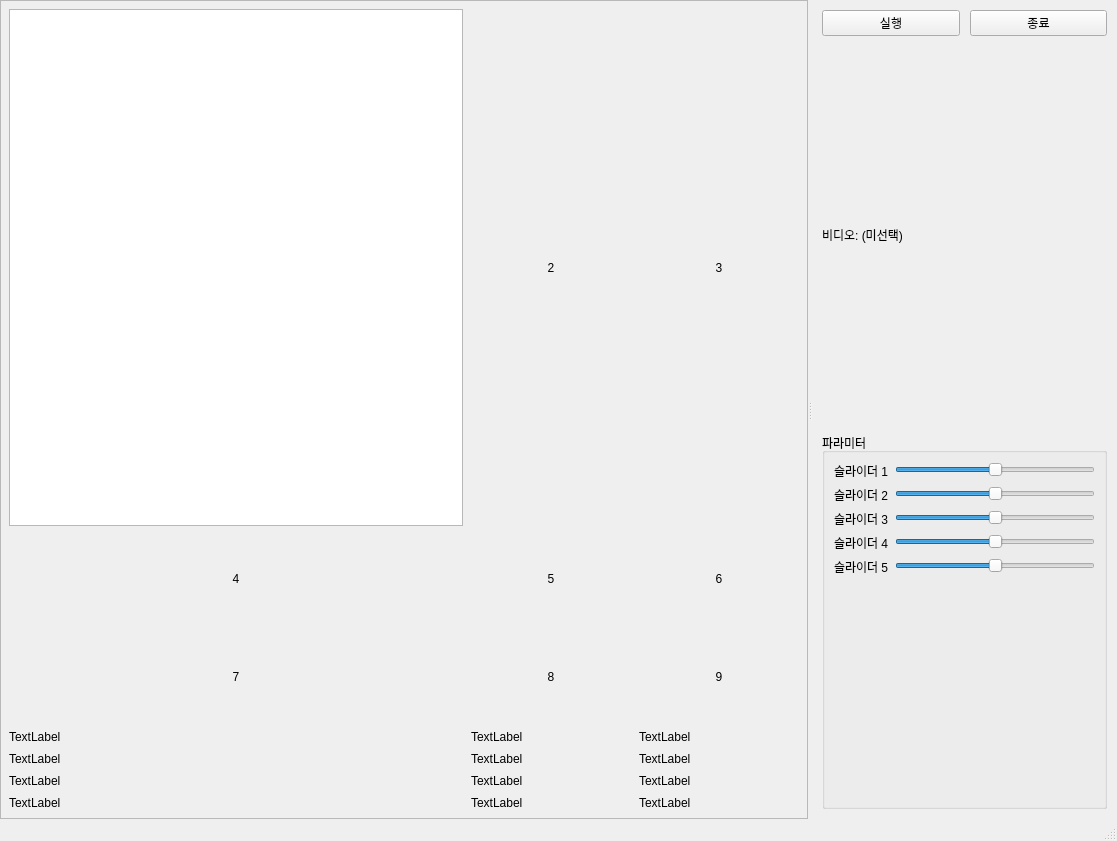
<?xml version="1.0" encoding="UTF-8"?>
<ui version="4.0">
 <class>MainWindow</class>
 <widget class="QMainWindow" name="MainWindow">
  <property name="geometry">
   <rect>
    <x>0</x>
    <y>0</y>
    <width>1117</width>
    <height>841</height>
   </rect>
  </property>
  <property name="windowTitle">
   <string>영상 실험 GUI (PyQt6)</string>
  </property>
  <widget class="QWidget" name="centralwidget">
   <layout class="QHBoxLayout" name="horizontalLayout_root" stretch="0">
    <property name="leftMargin">
     <number>0</number>
    </property>
    <property name="topMargin">
     <number>0</number>
    </property>
    <property name="rightMargin">
     <number>0</number>
    </property>
    <property name="bottomMargin">
     <number>0</number>
    </property>
    <item>
     <widget class="QSplitter" name="splitter">
      <property name="orientation">
       <enum>Qt::Horizontal</enum>
      </property>
      <property name="opaqueResize">
       <bool>true</bool>
      </property>
      <widget class="QScrollArea" name="scrollArea">
       <property name="widgetResizable">
        <bool>true</bool>
       </property>
       <widget class="QWidget" name="gridContainer">
        <property name="geometry">
         <rect>
          <x>0</x>
          <y>0</y>
          <width>700</width>
          <height>814</height>
         </rect>
        </property>
        <layout class="QGridLayout" name="gridLayout_previews">
         <property name="leftMargin">
          <number>8</number>
         </property>
         <property name="topMargin">
          <number>8</number>
         </property>
         <property name="rightMargin">
          <number>8</number>
         </property>
         <property name="bottomMargin">
          <number>8</number>
         </property>
         <property name="spacing">
          <number>8</number>
         </property>
         <item row="0" column="2">
          <widget class="QLabel" name="preview_3">
           <property name="minimumSize">
            <size>
             <width>160</width>
             <height>90</height>
            </size>
           </property>
           <property name="text">
            <string>3</string>
           </property>
           <property name="alignment">
            <set>Qt::AlignCenter</set>
           </property>
          </widget>
         </item>
         <item row="3" column="1">
          <widget class="QLabel" name="label_2">
           <property name="text">
            <string>TextLabel</string>
           </property>
          </widget>
         </item>
         <item row="5" column="1">
          <widget class="QLabel" name="label_8">
           <property name="text">
            <string>TextLabel</string>
           </property>
          </widget>
         </item>
         <item row="5" column="2">
          <widget class="QLabel" name="label_9">
           <property name="text">
            <string>TextLabel</string>
           </property>
          </widget>
         </item>
         <item row="3" column="2">
          <widget class="QLabel" name="label_3">
           <property name="text">
            <string>TextLabel</string>
           </property>
          </widget>
         </item>
         <item row="4" column="2">
          <widget class="QLabel" name="label_6">
           <property name="text">
            <string>TextLabel</string>
           </property>
          </widget>
         </item>
         <item row="1" column="1">
          <widget class="QLabel" name="preview_5">
           <property name="minimumSize">
            <size>
             <width>160</width>
             <height>90</height>
            </size>
           </property>
           <property name="text">
            <string>5</string>
           </property>
           <property name="alignment">
            <set>Qt::AlignCenter</set>
           </property>
          </widget>
         </item>
         <item row="2" column="1">
          <widget class="QLabel" name="preview_8">
           <property name="minimumSize">
            <size>
             <width>160</width>
             <height>90</height>
            </size>
           </property>
           <property name="text">
            <string>8</string>
           </property>
           <property name="alignment">
            <set>Qt::AlignCenter</set>
           </property>
          </widget>
         </item>
         <item row="0" column="1">
          <widget class="QLabel" name="preview_2">
           <property name="minimumSize">
            <size>
             <width>160</width>
             <height>90</height>
            </size>
           </property>
           <property name="text">
            <string>2</string>
           </property>
           <property name="alignment">
            <set>Qt::AlignCenter</set>
           </property>
          </widget>
         </item>
         <item row="4" column="1">
          <widget class="QLabel" name="label_5">
           <property name="text">
            <string>TextLabel</string>
           </property>
          </widget>
         </item>
         <item row="5" column="0">
          <widget class="QLabel" name="label_7">
           <property name="text">
            <string>TextLabel</string>
           </property>
          </widget>
         </item>
         <item row="3" column="0">
          <widget class="QLabel" name="label">
           <property name="text">
            <string>TextLabel</string>
           </property>
          </widget>
         </item>
         <item row="2" column="2">
          <widget class="QLabel" name="preview_9">
           <property name="minimumSize">
            <size>
             <width>160</width>
             <height>90</height>
            </size>
           </property>
           <property name="text">
            <string>9</string>
           </property>
           <property name="alignment">
            <set>Qt::AlignCenter</set>
           </property>
          </widget>
         </item>
         <item row="1" column="0">
          <widget class="QLabel" name="preview_4">
           <property name="minimumSize">
            <size>
             <width>160</width>
             <height>90</height>
            </size>
           </property>
           <property name="text">
            <string>4</string>
           </property>
           <property name="alignment">
            <set>Qt::AlignCenter</set>
           </property>
          </widget>
         </item>
         <item row="2" column="0">
          <widget class="QLabel" name="preview_7">
           <property name="minimumSize">
            <size>
             <width>160</width>
             <height>90</height>
            </size>
           </property>
           <property name="text">
            <string>7</string>
           </property>
           <property name="alignment">
            <set>Qt::AlignCenter</set>
           </property>
          </widget>
         </item>
         <item row="1" column="2">
          <widget class="QLabel" name="preview_6">
           <property name="minimumSize">
            <size>
             <width>160</width>
             <height>90</height>
            </size>
           </property>
           <property name="text">
            <string>6</string>
           </property>
           <property name="alignment">
            <set>Qt::AlignCenter</set>
           </property>
          </widget>
         </item>
         <item row="4" column="0">
          <widget class="QLabel" name="label_4">
           <property name="text">
            <string>TextLabel</string>
           </property>
          </widget>
         </item>
         <item row="6" column="0">
          <widget class="QLabel" name="label_10">
           <property name="text">
            <string>TextLabel</string>
           </property>
          </widget>
         </item>
         <item row="6" column="1">
          <widget class="QLabel" name="label_11">
           <property name="text">
            <string>TextLabel</string>
           </property>
          </widget>
         </item>
         <item row="6" column="2">
          <widget class="QLabel" name="label_12">
           <property name="text">
            <string>TextLabel</string>
           </property>
          </widget>
         </item>
         <item row="0" column="0">
          <widget class="QGraphicsView" name="preview_1"/>
         </item>
        </layout>
       </widget>
      </widget>
      <widget class="QWidget" name="controlPanel">
       <layout class="QVBoxLayout" name="verticalLayout_ctrl">
        <property name="spacing">
         <number>10</number>
        </property>
        <property name="leftMargin">
         <number>10</number>
        </property>
        <property name="topMargin">
         <number>10</number>
        </property>
        <property name="rightMargin">
         <number>10</number>
        </property>
        <property name="bottomMargin">
         <number>10</number>
        </property>
        <item>
         <layout class="QHBoxLayout" name="horizontalLayout_buttons">
          <item>
           <widget class="QPushButton" name="btnRun">
            <property name="text">
             <string>실행</string>
            </property>
           </widget>
          </item>
          <item>
           <widget class="QPushButton" name="btnExit">
            <property name="text">
             <string>종료</string>
            </property>
           </widget>
          </item>
         </layout>
        </item>
        <item>
         <layout class="QHBoxLayout" name="horizontalLayout"/>
        </item>
        <item>
         <widget class="QLabel" name="labelPath">
          <property name="text">
           <string>비디오: (미선택)</string>
          </property>
          <property name="wordWrap">
           <bool>true</bool>
          </property>
         </widget>
        </item>
        <item>
         <widget class="QGroupBox" name="groupParams">
          <property name="title">
           <string>파라미터</string>
          </property>
          <layout class="QFormLayout" name="formLayout_params">
           <item row="0" column="0">
            <widget class="QLabel" name="labelS1">
             <property name="text">
              <string>슬라이더 1</string>
             </property>
            </widget>
           </item>
           <item row="0" column="1">
            <widget class="QSlider" name="slider1">
             <property name="minimum">
              <number>0</number>
             </property>
             <property name="maximum">
              <number>100</number>
             </property>
             <property name="value">
              <number>50</number>
             </property>
             <property name="orientation">
              <enum>Qt::Horizontal</enum>
             </property>
            </widget>
           </item>
           <item row="1" column="0">
            <widget class="QLabel" name="labelS2">
             <property name="text">
              <string>슬라이더 2</string>
             </property>
            </widget>
           </item>
           <item row="1" column="1">
            <widget class="QSlider" name="slider2">
             <property name="minimum">
              <number>0</number>
             </property>
             <property name="maximum">
              <number>100</number>
             </property>
             <property name="value">
              <number>50</number>
             </property>
             <property name="orientation">
              <enum>Qt::Horizontal</enum>
             </property>
            </widget>
           </item>
           <item row="2" column="0">
            <widget class="QLabel" name="labelS3">
             <property name="text">
              <string>슬라이더 3</string>
             </property>
            </widget>
           </item>
           <item row="2" column="1">
            <widget class="QSlider" name="slider3">
             <property name="minimum">
              <number>0</number>
             </property>
             <property name="maximum">
              <number>100</number>
             </property>
             <property name="value">
              <number>50</number>
             </property>
             <property name="orientation">
              <enum>Qt::Horizontal</enum>
             </property>
            </widget>
           </item>
           <item row="3" column="0">
            <widget class="QLabel" name="labelS4">
             <property name="text">
              <string>슬라이더 4</string>
             </property>
            </widget>
           </item>
           <item row="3" column="1">
            <widget class="QSlider" name="slider4">
             <property name="minimum">
              <number>0</number>
             </property>
             <property name="maximum">
              <number>100</number>
             </property>
             <property name="value">
              <number>50</number>
             </property>
             <property name="orientation">
              <enum>Qt::Horizontal</enum>
             </property>
            </widget>
           </item>
           <item row="4" column="0">
            <widget class="QLabel" name="labelS5">
             <property name="text">
              <string>슬라이더 5</string>
             </property>
            </widget>
           </item>
           <item row="4" column="1">
            <widget class="QSlider" name="slider5">
             <property name="minimum">
              <number>0</number>
             </property>
             <property name="maximum">
              <number>100</number>
             </property>
             <property name="value">
              <number>50</number>
             </property>
             <property name="orientation">
              <enum>Qt::Horizontal</enum>
             </property>
            </widget>
           </item>
          </layout>
         </widget>
        </item>
       </layout>
      </widget>
     </widget>
    </item>
   </layout>
  </widget>
  <widget class="QStatusBar" name="statusbar"/>
 </widget>
 <resources/>
 <connections/>
</ui>
